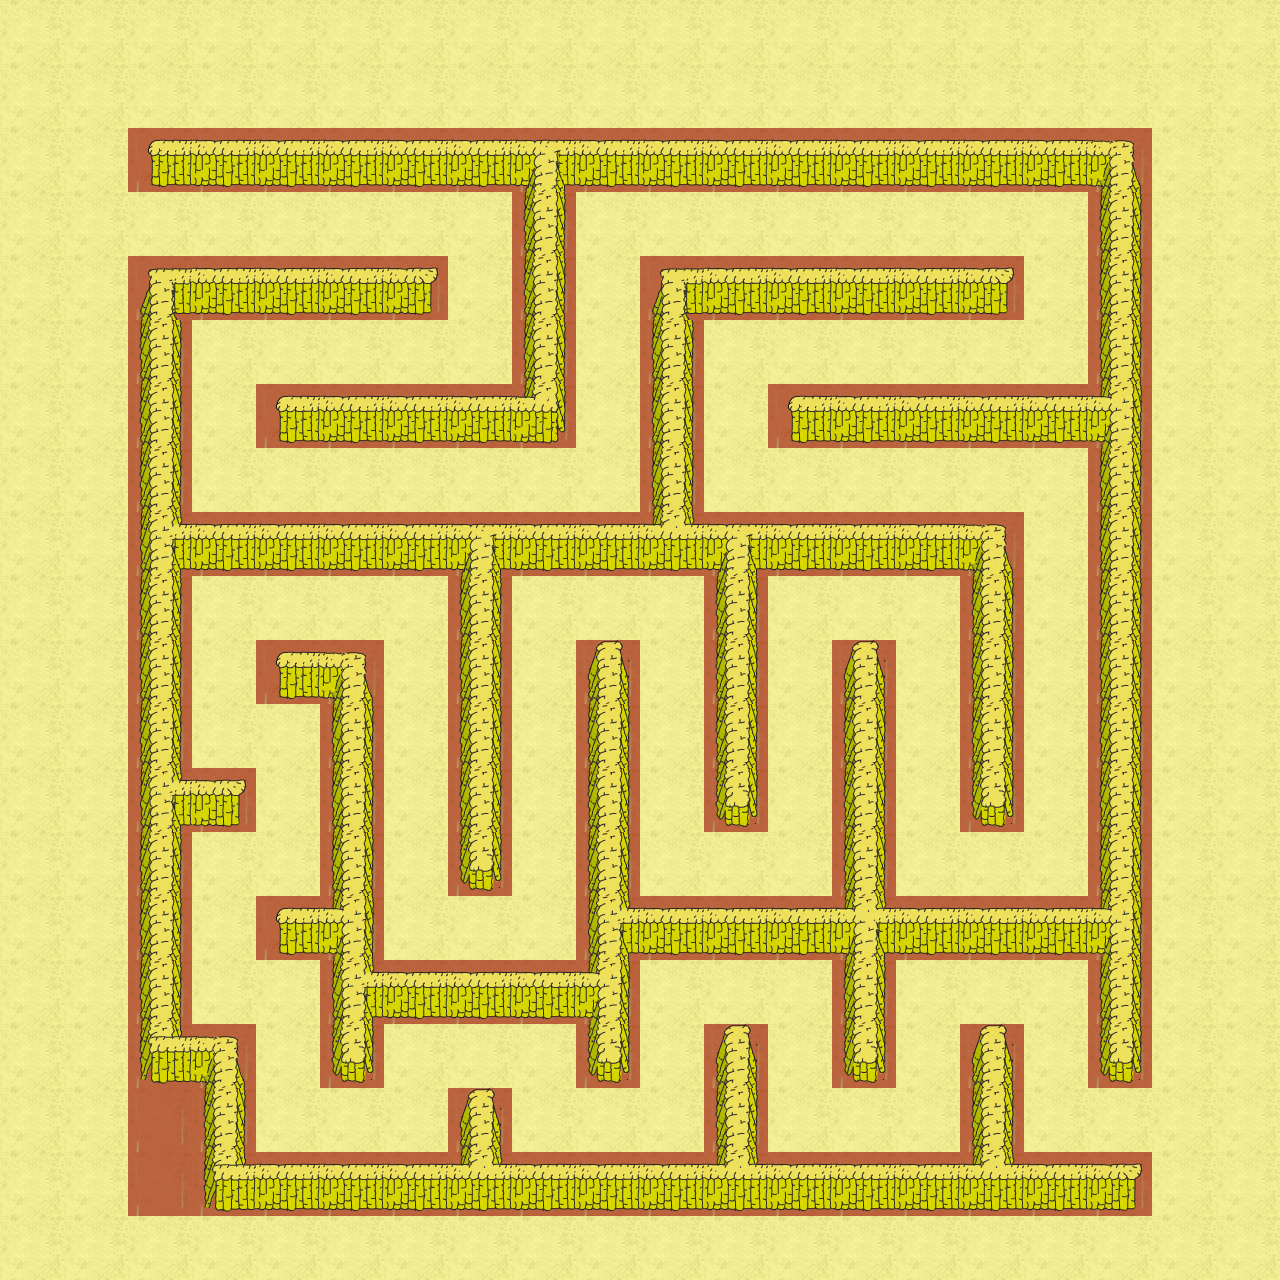

The image is a tile-based game level rendered from a .tmx file. Its description and source (layers, tilesets, objects; grid data summarised) follow:
An orthogonal 20x20 tile map with 64x64 px tiles, 3 tile layers (land, SpecialLayer, Walls), 7 tilesets and 1 object (characters/player/player_one).

<map version="1.0" orientation="orthogonal" width="20" height="20" tilewidth="64" tileheight="64">
 <tileset firstgid="1" name="water" tilewidth="64" tileheight="64">
  <image source="../../../../tiles/water.png" width="320" height="1216" />
 </tileset>
 <tileset firstgid="96" name="jungle" tilewidth="64" tileheight="64">
  <image source="../../../../tiles/jungle.png" width="320" height="1216" />
 </tileset>
 <tileset firstgid="191" name="paths" tilewidth="64" tileheight="64">
  <image source="../../../../tiles/paths.png" width="320" height="1216" />
 </tileset>
 <tileset firstgid="286" name="objects" tilewidth="64" tileheight="64">
  <image source="../../../../tiles/objects.png" width="320" height="1216" />
 </tileset>
 <tileset firstgid="381" name="sand" tilewidth="64" tileheight="64">
  <image source="../../../../tiles/sand.png" width="320" height="1216" />
 </tileset>
 <tileset firstgid="476" name="walls" tilewidth="64" tileheight="64">
  <image source="../../../../tiles/walls.png" width="320" height="1216" />
 </tileset>
 <tileset firstgid="571" name="special" tilewidth="64" tileheight="64">
  <image source="../../../../tiles/special.png" width="320" height="1216" />
 </tileset>
 <layer name="land" width="20" height="20">
  <data>[400 cells, 400 non-empty, 1 distinct tile ids]</data>
 </layer>
 <objectgroup name="Object Layer 1" width="20" height="20">
  <object name="characters/player/player_one" gid="286" x="64" y="256" />
 </objectgroup>
 <layer name="SpecialLayer" width="20" height="20">
  <data>[400 cells, 152 non-empty, 1 distinct tile ids]</data>
 </layer>
 <layer name="Walls" width="20" height="20">
  <data>[400 cells, 150 non-empty, 15 distinct tile ids]</data>
 </layer>
</map>
